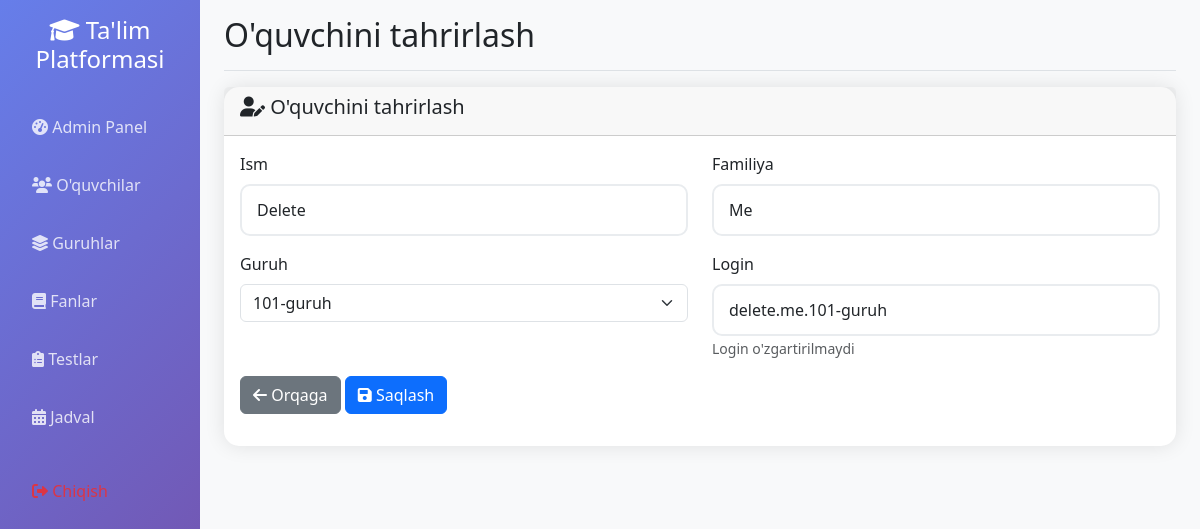
/admin/edit_student/4 (signed in), run on the app's committed database.
### app.py (models this page shows)
class User(db.Model):
    __tablename__ = 'user'
    id = db.Column(db.Integer, primary_key=True)
    username = db.Column(db.String(80), unique=True, nullable=False, index=True)
    password_hash = db.Column(db.String(255), nullable=False)
    first_name = db.Column(db.String(50), nullable=False)
    last_name = db.Column(db.String(50), nullable=False)
    is_admin = db.Column(db.Boolean, default=False)
    is_group_leader = db.Column(db.Boolean, default=False)
    needs_password_change = db.Column(db.Boolean, default=False)
    group_id = db.Column(db.Integer, db.ForeignKey('group.id'), nullable=True)
    group = db.relationship('Group', backref=db.backref('students', lazy=True, cascade='all, delete-orphan'), foreign_keys=[group_id])
    test_registrations = db.relationship('TestRegistration', backref='student', lazy=True, cascade='all, delete-orphan')
    test_results = db.relationship('TestResult', backref='student', lazy=True, cascade='all, delete-orphan')
    difficult_topics = db.relationship('DifficultTopic', backref='student', lazy=True, cascade='all, delete-orphan')

class Group(db.Model):
    __tablename__ = 'group'
    id = db.Column(db.Integer, primary_key=True)
    name = db.Column(db.String(50), unique=True, nullable=False, index=True)
    description = db.Column(db.Text)
    total_score = db.Column(db.Integer, default=0)
    leader = db.relationship('User', backref=db.backref('led_group', uselist=False), foreign_keys=[User.group_id])
    schedules = db.relationship('Schedule', backref='group', lazy=True, cascade='all, delete-orphan')

### app.py (the view, shortened to what this page needs)
@app.route('/admin/edit_student/<int:student_id>', methods=['GET', 'POST'])
def admin_edit_student(student_id):
    if not session.get('logged_in', False) or not session.get('is_admin', False):
        return redirect(url_for('login'))
    student = User.query.get_or_404(student_id)
    groups = Group.query.all()
    return render_template('edit_student.html', student=student, groups=groups)

### app.py (called while the page is built, shortened)
@app.context_processor
def inject_user():
    class CurrentUser:
        def __init__(self):
            self.is_authenticated = session.get('logged_in', False)
            self.is_admin = session.get('is_admin', False)
            self.is_group_leader = session.get('is_group_leader', False)
            self.username = session.get('username', '')
            self.id = session.get('user_id', None)
    return dict(current_user=CurrentUser(), datetime=datetime)

### templates/edit_student.html (shortened to what this page needs)
{% extends "base.html" %}
{% block page_title %}O'quvchini tahrirlash{% endblock %}
{% block content %}
<div class="row">
    <div class="col-12">
        <div class="card">
            <div class="card-header">
                <h5><i class="fas fa-user-edit"></i> O'quvchini tahrirlash</h5>
            </div>
            <div class="card-body">
                <form method="POST">
                    <div class="row">
                        <div class="col-md-6">
                            <div class="mb-3">
                                <label for="first_name" class="form-label">Ism</label>
                                <input type="text" class="form-control" id="first_name" name="first_name" value="{{ student.first_name }}" required>
                            </div>
                        </div>
                        <div class="col-md-6">
                            <div class="mb-3">
                                <label for="last_name" class="form-label">Familiya</label>
                                <input type="text" class="form-control" id="last_name" name="last_name" value="{{ student.last_name }}" required>
                            </div>
                        </div>
                    </div>
                    <div class="row">
                        <div class="col-md-6">
                            <div class="mb-3">
                                <label for="group_id" class="form-label">Guruh</label>
                                <select class="form-select" id="group_id" name="group_id" required>
                                    {% for group in groups %}
                                        <option value="{{ group.id }}" {% if group.id == student.group_id %}selected{% endif %}>{{ group.name }}</option>
                                    {% endfor %}
                                </select>
                            </div>
                        </div>
                        <div class="col-md-6">
                            <div class="mb-3">
                                <label class="form-label">Login</label>
                                <input type="text" class="form-control" value="{{ student.username }}" readonly>
                                <small class="text-muted">Login o'zgartirilmaydi</small>
                            </div>
                        </div>
                    </div>
                    <div class="mb-3">
                        <a href="{{ url_for('admin_students') }}" class="btn btn-secondary">
                            <i class="fas fa-arrow-left"></i> Orqaga
                        </a>
                        <button type="submit" class="btn btn-primary">
                            <i class="fas fa-save"></i> Saqlash
                        </button>
                    </div>
                </form>
            </div>
        </div>
    </div>
</div>
{% endblock %}

### static/css/enhanced_ui.css (style rules this page uses)
.btn-enhanced { position: relative; overflow: hidden; transition: all 0.3s ease; }
.card-enhanced { border: none; box-shadow: 0 10px 30px rgba(0, 0, 0, 0.1); transition: all 0.3s ease; }
.form-control-enhanced { border: 2px solid #e9ecef; border-radius: 10px; padding: 12px 15px; transition: all 0.3s ease; }

### templates/base.html (style rules this page uses)
.card { border: none; border-radius: 15px; box-shadow: 0 0 20px rgba(0,0,0,0.1); transition: transform 0.3s; }

### data on the page
User: first_name "Delete", last_name "Me", group_id "101-guruh", username "delete.me.101-guruh"
